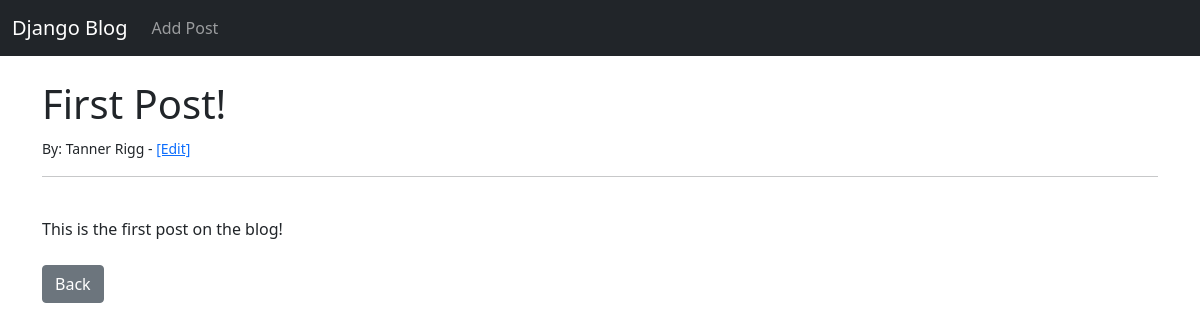
The app's page /article/1 with its own data.
### theblog/models.py (models this page shows, shortened)
class Post(models.Model):
    title = models.CharField(max_length=255)
    author = models.ForeignKey(User, on_delete=models.CASCADE)
    body = models.TextField()

### theblog/views.py (the view)
# urls.py: path('article/<int:pk>', ArticleDetailView.as_view(), name='article-detail'),
class ArticleDetailView(DetailView):
    model = Post
    template_name = 'article_details.html'

### theblog/templates/article_details.html (shortened to what this page needs)
{% extends 'base.html' %}
{% block content %}
<h1>{{ post.title }}</h1>
<small>By: {{ post.author.first_name }} {{ post.author.last_name }} - <a href="{% url 'update_post' post.pk %}">[Edit]</a></small><br>
<hr>
<br>
{{ post.body }}
<br><br>
<a href="{% url 'home' %}" class="btn btn-secondary">Back</a>
{% endblock %}

### records on screen
Post: title "First Post!", author.first_name "Tanner", author.last_name "Rigg", body "This is the first post on the blog!"
